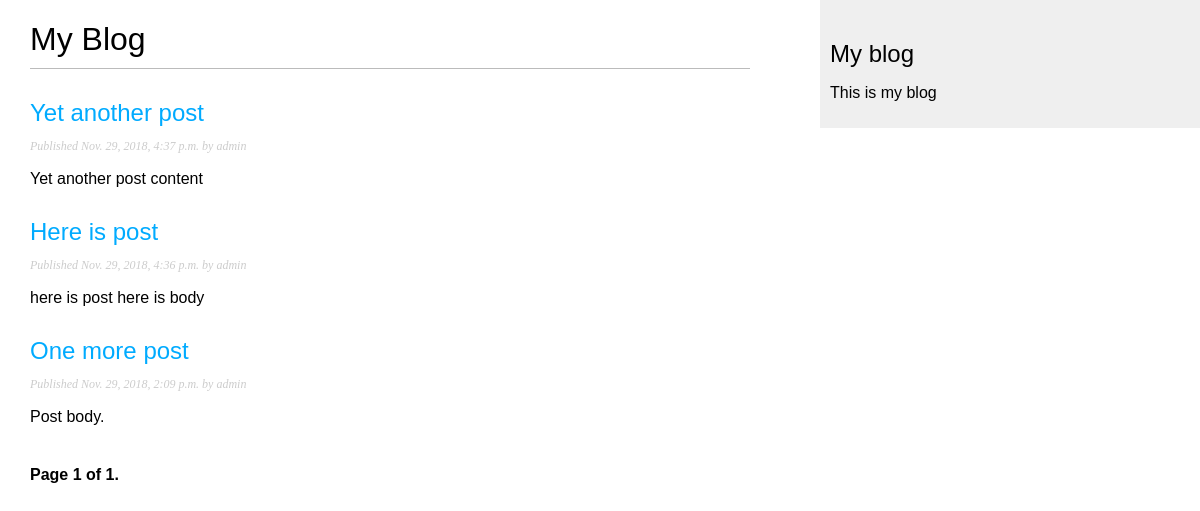
Screenshot of /blog/ with the database file from the repository.
### blog/models.py (models this page shows, shortened)
class Post(models.Model):
    STATUS_CHOICES = (
        ('draft', 'Draft'),
        ('published', 'Published'),
    )
    title = models.CharField(max_length=250)
    slug = models.SlugField(max_length=250,
                            unique_for_date='publish')
    author = models.ForeignKey(User,
                               on_delete=models.CASCADE,
                               related_name='blog_posts')
    body = models.TextField()
    publish = models.DateTimeField(default=timezone.now)
    created = models.DateTimeField(auto_now_add=True)
    updated = models.DateTimeField(auto_now=True)
    status = models.CharField(max_length=10,
                              choices=STATUS_CHOICES,
                              default='draft')
    objects = models.Manager()  # The default manager.
    published = PublishedManager()  # Our custom manager.
    class Meta:
        ordering = ('-publish',)
    def get_absolute_url(self):
        return reverse('blog:post_detail',
                       args=[self.publish.year,
                             self.publish.month,
                             self.publish.day,
                             self.slug])

### blog/views.py (the view)
# urls.py: path('', views.PostListView.as_view(), name='post_list'),
class PostListView(ListView):
    queryset = Post.published.all()
    context_object_name = 'posts'
    paginate_by = 3
    template_name = "blog/post/list.html"

### blog/templates/blog/post/list.html (shortened to what this page needs)
{% extends "blog/base.html" %}
{% block content %}
  <h1>My Blog</h1>
  {% for post in posts %}
    <h2>
        <a href="{{ post.get_absolute_url }}">
            {{ post.title }}
        </a>
    </h2>
    <p class="date">
        Published {{ post.publish }} by {{ post.author }}
    </p>
    {{ post.body|truncatewords:30|linebreaks }}
   {% endfor %}
   {% include "pagination.html" with page=page_obj %}
{% endblock %}

### blog/templates/blog/base.html (shortened to what this page needs)
{% load static %}
<!DOCTYPE html>
<html>
<head>
    <link href="{% static "css/blog.css" %}" rel="stylesheet">
</head>
<body>
    <div id="content">
        {% block content %}
        {% endblock %}
    </div>
    <div id="sidebar">
        <h2>My blog</h2>
          <p>This is my blog</p>
    </div>
</body>
</html>

### blog/templates/pagination.html (shortened to what this page needs)
<div class="pagination">
    <span class="step-links">
        <span class="current">
            Page {{ page.number }} of {{ page.paginator.num_pages }}.
        </span>
    </span>
</div>

### blog/static/css/blog.css (style rules this page uses)
body { margin:0; padding:0; font-family:helvetica, sans-serif; }
a { color:#00abff; text-decoration:none; }
h1 { font-weight:normal; border-bottom:1px solid #bbb; padding:0 0 10px 0; }
h2 { font-weight:normal; margin:30px 0 0; }
#content { float:left; width:60%; padding:0 0 0 30px; }
#sidebar { float:right; width:30%; padding:10px; background:#efefef; height:100%; }
p.date { color:#ccc; font-family: georgia, serif; font-size: 12px; font-style: italic; }
.pagination { margin:40px 0; font-weight:bold; }

### rows the page displays
Post: title "Yet another post", publish "Nov. 29, 2018, 4:37 p.m.", author "admin", body "Yet another post content"
Post: title "Here is post", publish "Nov. 29, 2018, 4:36 p.m.", author "admin", body "here is post here is body"
Post: title "One more post", publish "Nov. 29, 2018, 2:09 p.m.", author "admin", body "Post body."

### other values shown
{{ page.number }} "1"
{{ page.paginator.num_pages }} "1"
